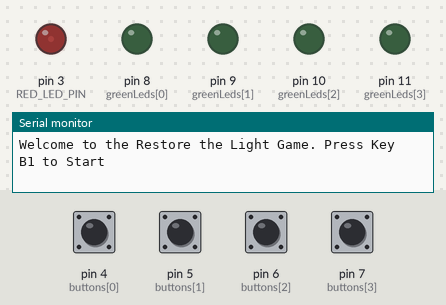
This program was run on a simulated Arduino Uno, built with avr-gcc and run on an emulated ATmega328P. Shown: output pins drawn as LEDs (lit = HIGH), the last lines printed to the serial monitor. The test bench sets the inputs (shaded band); at power-on: pin 4 (buttons[0]), pin 5 (buttons[1]), pin 6 (buttons[2]), pin 7 (buttons[3]) HIGH. Random numbers use the default seed unless the program sets one.

Above: at 1.2 s.
1.3 s: pin 4 (buttons[0]) pulled LOW for 0.15 s
At 4.2 s:
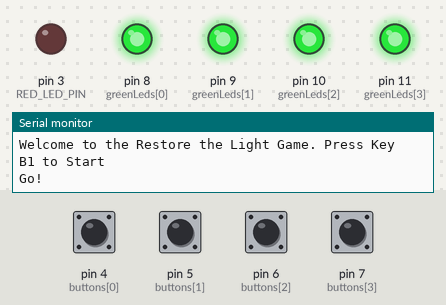
At 5.2 s:
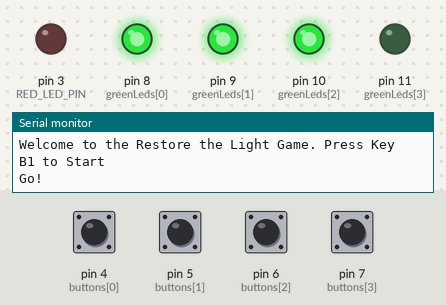
Timing chart, 0 to 15.0 s (numbered marks = the images above; inputs shaded):
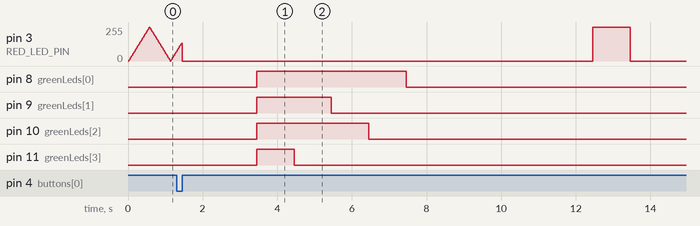

Measured:
- after the input at 1.3 s, pin 8 (greenLeds[0]): LOW → HIGH after 2.2 s, → LOW 4.0 s later; pin 9 (greenLeds[1]): LOW → HIGH after 2.2 s, → LOW 2.0 s later; pin 10 (greenLeds[2]): LOW → HIGH after 2.2 s, → LOW 3.0 s later; pin 11 (greenLeds[3]): LOW → HIGH after 2.2 s, → LOW 1.0 s later

The program:

main.cpp
```cpp
// Babini, Marrani, Pellonara, Speziali

#include "game.hpp"
#include "utils.hpp"

#define WAIT_SLEEP 10

void button1Pressed() {
    if (gameState == INIT) {
        gameState = IN_GAME;
    } else if (gameState == WAITING_ANS) {
        checkAnswer(1);
    }
}

void button2Pressed() {
    if (gameState == WAITING_ANS) {
        checkAnswer(2);
    }
}

void button3Pressed() {
    if (gameState == WAITING_ANS) {
        checkAnswer(3);
    }
}

void button4Pressed() {
    if (gameState == WAITING_ANS) {
        checkAnswer(4);
    }
}

void setup() {
    attachButtonInterrupt(1, button1Pressed);
    attachButtonInterrupt(2, button2Pressed);
    attachButtonInterrupt(3, button3Pressed);
    attachButtonInterrupt(4, button4Pressed);
    setupUtils();
    gameState = SETUP;
}

void loop() {
    switch (gameState) {
    case SETUP:
        initGame();
        break;
    case INIT:
        fadeLed();
        if (getCurrentTimeMillis() - lastInit > MILLI_TO_SECONDS(WAIT_SLEEP)) {
            // Se scade il timer mentre viene premuto B1 è necessario non
            // sovrascrivere il cambio di stato
            mutexLock();
            if (gameState == INIT) {
                gameState = SLEEPING;
            }
            mutexUnlock();
        }
        break;
    case IN_GAME:
        startGame();
        break;
    case IN_ROUND:
        startRound();
        break;
    case WAITING_ANS:
        checkGameWon();
        break;
    case SLEEPING:
        goToSleep();
        gameState = SETUP;
        break;
    case GAME_OVER:
        gameOver();
        break;
    default:
        break;
    }
}
```

game.cpp
```cpp
#include "game.hpp"
#include "utils.hpp"

enum GameState gameState;
double T1;
double T2;
double T3;
double F;

int score;
int correctAnswersGiven;
int correctAnswers[MAX_ANSWERS];
int buttonsPressed[MAX_ANSWERS];

unsigned long lastInit = 0;
unsigned long lastAnswerWait = 0;

void checkAnswer(int buttonNum) {
    if (buttonsPressed[buttonNum - 1]) {
        return;
    }

    buttonsPressed[buttonNum - 1] = true;
    if (correctAnswers[correctAnswersGiven] != buttonNum) {
        gameState = GAME_OVER;
    } else {
        correctAnswersGiven++;
    }
}

void initGame() {
    consolePrint(START_GAME_MSG);
    for (int i = 0; i < MAX_ANSWERS; i++) {
        digitalOff(greenLeds[i]);
    }
    gameState = INIT;

    lastInit = getCurrentTimeMillis();
}

void startRound() {
    for (int i = 0; i < MAX_ANSWERS; i++) {
        digitalOff(greenLeds[i]);
    }
    analogOff(RED_LED_PIN);
    consolePrint(START_ROUND_MSG);

    wait(MILLI_TO_SECONDS(T1));
    for (int i = 0; i < MAX_ANSWERS; i++) {
        digitalOn(greenLeds[i]);
        correctAnswers[i] = i + 1;
    }

    for (int i = MAX_ANSWERS - 1; i > 0; i--) {
        int j = randomNumber(0, MAX_ANSWERS);
        int tmp = correctAnswers[i];
        correctAnswers[i] = correctAnswers[j];
        correctAnswers[j] = tmp;
    }
    for (int i = MAX_ANSWERS - 1; i >= 0; i--) {
        wait(MILLI_TO_SECONDS(T2 / MAX_ANSWERS));
        digitalOff(greenLeds[correctAnswers[i] - 1]);
    }

    correctAnswersGiven = 0;
    for (int i = 0; i < MAX_ANSWERS; i++) {
        buttonsPressed[i] = false;
    }
    gameState = WAITING_ANS;
    lastAnswerWait = getCurrentTimeMillis();
}

void startGame() {
    int L = mapValueFromRange(analogPinRead(POTENTIOMETER_PIN), 0, 1023, MIN_L,
                              MAX_L);
    F = mapValueFromRange(L, MIN_L, MAX_L, MIN_F, MAX_F);
    score = 0;

    T1 = randomNumber(MIN_T1, MAX_T1 + 1);
    T2 = DEFAULT_T2;
    T3 = DEFAULT_T3;

    gameState = IN_ROUND;
}

void checkGameWon() {
    if (getCurrentTimeMillis() - lastAnswerWait > MILLI_TO_SECONDS(T3)) {
        gameState = GAME_OVER;
    }
    if (correctAnswersGiven == MAX_ANSWERS) {
        score++;
        T2 *= F;
        T3 *= F;
        consolePrint(ROUND_WON_MSG(score));
        gameState = IN_ROUND;
    }
}

void gameOver() {
    analogOn(RED_LED_PIN);
    wait(MILLI_TO_SECONDS(WAIT_GAME_OVER));
    analogOff(RED_LED_PIN);
    consolePrint(GAME_OVER_MSG(score));
    wait(MILLI_TO_SECONDS(WAIT_RESTART));
    gameState = SETUP;
}

void goToSleep() {
    analogOff(RED_LED_PIN);
    sleep();
}
```

game.hpp
```cpp
#ifndef GAME_H
#define GAME_H

#define START_GAME_MSG                                                         \
    "Welcome to the Restore the Light Game. Press Key B1 to Start"
#define START_ROUND_MSG "Go!"
#define GAME_OVER_MSG(x) String("Game Over. Final Score: ") + x
#define ROUND_WON_MSG(x) String("New point! Score: ") + x
#define MIN_T1 2
#define MAX_T1 5
#define MIN_F 0.3
#define MAX_F 0.9
#define MIN_L 1
#define MAX_L 4
#define DEFAULT_T2 4
#define DEFAULT_T3 5
#define WAIT_GAME_OVER 1
#define WAIT_RESTART 10
#define MAX_ANSWERS N_PINS

enum GameState {
    SETUP,
    INIT,
    IN_GAME,
    IN_ROUND,
    WAITING_ANS,
    SLEEPING,
    GAME_OVER
};

extern enum GameState gameState;
extern unsigned long lastInit;

void checkAnswer(int buttonNum);
void initGame();
void startRound();
void startGame();
void checkGameWon();
void gameOver();
void goToSleep();

#endif
```

utils.cpp
```cpp
#include "utils.hpp"
#include "EnableInterrupt.h"
#include <avr/sleep.h>

int fadeStep = 5;
int currentBrightness = 0;
unsigned long lastPulseChange = 0;

const int buttons[N_PINS] = {4, 5, 6, 7};

void setupUtils() {
    Serial.begin(9600);
    randomSeed(analogRead(2));

    for (int i = 0; i < N_PINS; i++) {
        pinMode(greenLeds[i], OUTPUT);
        pinMode(buttons[i], INPUT_PULLUP);
    }
    set_sleep_mode(SLEEP_MODE_PWR_DOWN);
    sleep_enable();
}

unsigned long int getCurrentTimeMillis() { return millis(); }

void consolePrint(String msg) { Serial.println(msg); }

void digitalOn(uint8_t pin) { digitalWrite(pin, HIGH); }

void digitalOff(uint8_t pin) { digitalWrite(pin, LOW); }

int analogPinRead(uint8_t pin) { return analogRead(pin); }

void analogOn(uint8_t pin) { analogWrite(pin, 255); }

void analogOff(uint8_t pin) { analogWrite(pin, 0); }

void wait(unsigned long ms) { delay(ms); }

long randomNumber(long min, long max) { return random(min, max); }

void sleep() { sleep_mode(); }

void fadeLed() {
    if (getCurrentTimeMillis() - lastPulseChange > PULSE_INTERVAL) {
        lastPulseChange = getCurrentTimeMillis();
        analogWrite(RED_LED_PIN, currentBrightness);
        currentBrightness += fadeStep;
        if (currentBrightness == MIN_BRIGHTNESS ||
            currentBrightness == MAX_BRIGHTNESS) {
            fadeStep *= -1;
        }
    }
}

void mutexLock() { noInterrupts(); }

void mutexUnlock() { interrupts(); }

void attachButtonInterrupt(int buttonNum, void (*function)(void)) {
    enableInterrupt(buttons[buttonNum - 1], function, RISING);
}

float mapValueFromRange(float x, float in_min, float in_max, float out_min,
                        float out_max) {
    return (x - in_min) * (out_max - out_min) / (in_max - in_min) + out_min;
}
```

utils.hpp
```cpp
#ifndef UTILS_H
#define UTILS_H
#include <Arduino.h>

#define RED_LED_PIN 3
#define POTENTIOMETER_PIN A0
#define MICRO_TO_SECONDS(x) x * 1000000
#define MILLI_TO_SECONDS(x) x * 1000
#define PULSE_INTERVAL 10
#define MIN_BRIGHTNESS 0
#define MAX_BRIGHTNESS 255
#define N_PINS 4

const int greenLeds[N_PINS] = {8, 9, 10, 11};

void setupUtils();
unsigned long int getCurrentTimeMillis();
void consolePrint(String msg);
void digitalOn(uint8_t pin);
void digitalOff(uint8_t pin);
int analogPinRead(uint8_t pin);
void analogOn(uint8_t pin);
void analogOff(uint8_t pin);
void wait(unsigned long ms);
long randomNumber(long min, long max);
void sleep();
void fadeLed();
void mutexLock();
void mutexUnlock();
void attachButtonInterrupt(int buttonNum, void (*function)(void));
float mapValueFromRange(float x, float in_min, float in_max, float out_min,
                        float out_max);

#endif
```
